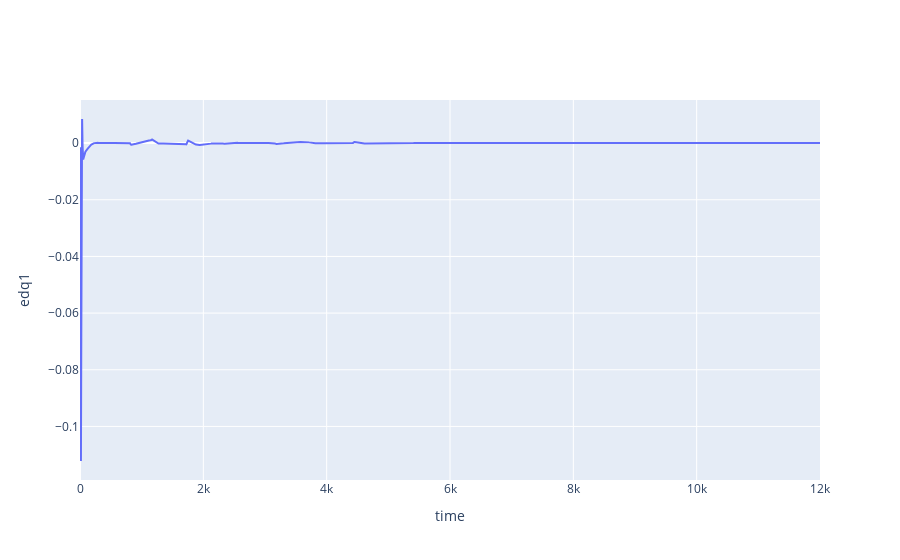

Here is the notebook cell this chart was saved with:
### Code cell
fig = go.Figure(data=go.Scatter(y=df_rbf['edq1']))
fig.update_layout(title='', xaxis_title='time', yaxis_title='edq1')
fig.show()

### Figure 1 — Plotly figure (JSON) as saved in the notebook; plotly's stock layout.template omitted (floating-point values rounded to 4 significant figures; data arrays with more than 128 entries replaced by an {"elided": "..."} marker saying what was removed)
{"data": [{"type": "scatter", "y": {"elided": "12001 float values"}}], "layout": {"title": {"text": ""}, "xaxis": {"title": {"text": "time"}}, "yaxis": {"title": {"text": "edq1"}}}}
